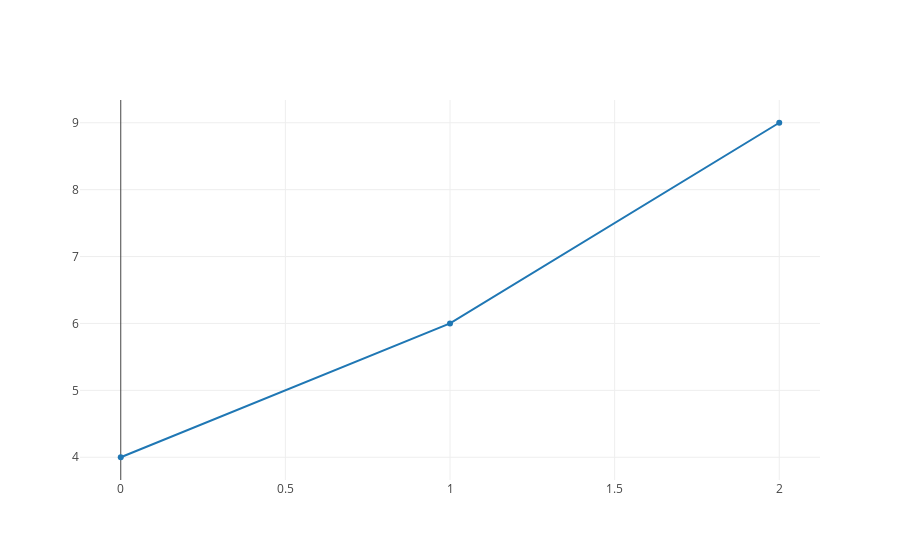

Here is the notebook cell this chart was saved with:
### Markdown cell above
**The X coordinates cane be inferred**

If the X Coordinates are not supplied explicitly, they are set to the index of the y coordinates. In this case the x coordinates are presumed to be [0,1,2]

### Code cell
offline.iplot([{'y': [4, 6, 9]}])

### Figure 1 — Plotly figure (JSON) as saved in the notebook; plotly's stock layout.template omitted (floating-point values rounded to 4 significant figures)
{"data": [{"type": "scatter", "uid": "a6e3af46-a513-11e8-80f0-6030d4660e22", "y": [4, 6, 9]}], "layout": {}}
